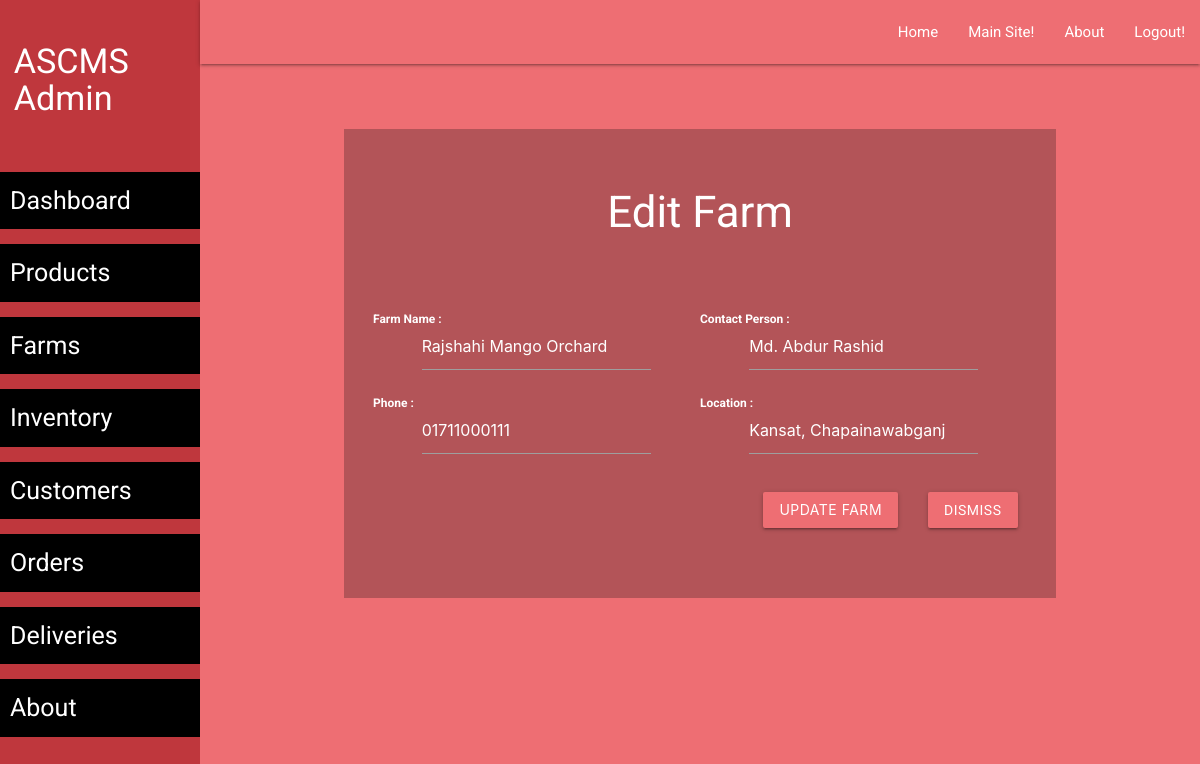
The page /admin/farm-edit.php?id=1 (signed in) on the database its author committed.
### tables this page shows
CREATE TABLE `farms` (
    `farm_id` INT AUTO_INCREMENT PRIMARY KEY,
    `farm_name` VARCHAR(100) NOT NULL,
    `location` TEXT,
    `contact_person` VARCHAR(100),
    `phone` VARCHAR(20)
);

### admin/farm-edit.php (the view, shortened to what this page needs)
<?php require('layout/header.php'); ?>
<?php require('layout/left-sidebar-long.php'); ?>
<?php require('layout/topnav.php'); ?>
<?php require('layout/left-sidebar-short.php'); ?>
<?php
require('../backends/connection-pdo.php');
$id = $_GET['id'];
$sql = 'SELECT * FROM farms WHERE farm_id = ?';
$query = $pdoconn->prepare($sql);
$query->execute([$id]);
$farm = $query->fetch(PDO::FETCH_ASSOC);
?>
<div class="section white-text" style="background: #B35458;">
	<div class="section">
		<h3>Edit Farm</h3>
	</div>
    <div class="section center" style="padding: 40px;">
        <form action="../backends/admin/farm-edit.php" method="post">
            <div class="row">
                <div class="col s6">
                    <div class="input-field">
                        <input id="farm_name" name="farm_name" type="text" value="<?php echo $farm['farm_name']; ?>" class="validate" style="color: white; width: 70%" required>
                        <label class="active" for="farm_name" style="color: white;"><b>Farm Name :</b></label>
                    </div>
                </div>
                <div class="col s6">
                    <div class="input-field">
                        <input id="contact_person" name="contact_person" type="text" value="<?php echo $farm['contact_person']; ?>" class="validate" style="color: white; width: 70%" required>
                        <label class="active" for="contact_person" style="color: white;"><b>Contact Person :</b></label>
                    </div>
                </div>
            </div>
            <div class="row">
                <div class="col s6">
                    <div class="input-field">
                        <input id="phone" name="phone" type="text" value="<?php echo $farm['phone']; ?>" class="validate" style="color: white; width: 70%" required>
                        <label class="active" for="phone" style="color: white;"><b>Phone :</b></label>
                    </div>
                </div>
                <div class="col s6">
                    <div class="input-field">
                        <input id="location" name="location" type="text" value="<?php echo $farm['location']; ?>" class="validate" style="color: white; width: 70%" required>
                        <label class="active" for="location" style="color: white;"><b>Location :</b></label>
                    </div>
                </div>
            </div>
            <div class="row">
                <div class="col s12">
                    <div class="section right" style="padding: 15px 10px;">
                        <a href="farm-list.php" class="waves-effect waves-light btn">Dismiss</a>
                    </div>
                    <div class="section right" style="padding: 15px 20px;">
                        <button type="submit" class="waves-effect waves-light btn">Update Farm</button>
                    </div>
                </div>
            </div>
        </form>
    </div>
</div>
<?php require('layout/footer.php'); ?>

### css/form-style.css (style rules this page uses)
body { background: #ee6e73; font-family: "Roboto", sans-serif; -webkit-font-smoothing: antialiased; -moz-osx-font-smoothing: grayscale; }
.btn, .btn:active, .btn:hover { background: #ee6e73 !important; width: 100%; }
.row { margin-bottom: 0 !important; }
.col { padding: 0 !important; }

### rows shown on the page
farms: farm_name "Rajshahi Mango Orchard", contact_person "Md. Abdur Rashid", phone "01711000111", location "Kansat, Chapainawabganj"
